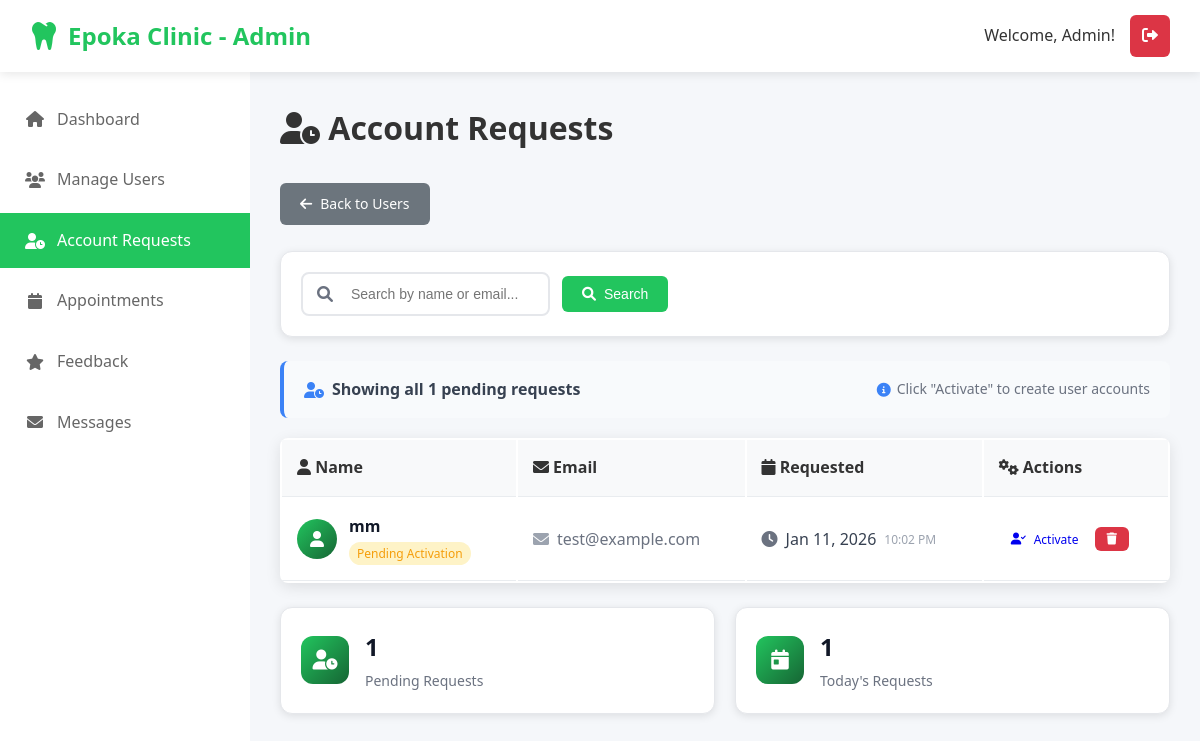
/admin/view_requests.php (signed in), run on the app's committed database.
### tables this page shows
CREATE TABLE `client_requests` (
  `id` int NOT NULL AUTO_INCREMENT,
  `name` varchar(100) NOT NULL,
  `email` varchar(100) NOT NULL,
  `created_at` timestamp NULL DEFAULT CURRENT_TIMESTAMP,
  PRIMARY KEY (`id`)
);

### admin/view_requests.php (the view, shortened to what this page needs)
<?php
require_once __DIR__ . '/../db.php';
$admin_id = $_SESSION['user_id'];
$stmt = mysqli_prepare($conn, "SELECT name FROM users WHERE id = ?");
mysqli_stmt_bind_param($stmt, 'i', $admin_id);
mysqli_stmt_execute($stmt);
mysqli_stmt_bind_result($stmt, $admin_name);
$search = isset($_GET['search']) ? trim($_GET['search']) : '';
$sql = "SELECT id, name, email, created_at FROM client_requests WHERE 1=1";
$sql .= " ORDER BY created_at DESC";
$stmt = mysqli_prepare($conn, $sql);
mysqli_stmt_execute($stmt);
$result = mysqli_stmt_get_result($stmt);
$requests = [];
while ($row = mysqli_fetch_assoc($result)) {
    $requests[] = $row;
}
?>
<!DOCTYPE html>
<html lang="en">
<head>
    <link rel="stylesheet" href="../styles.css">
    <link href="https://cdnjs.cloudflare.com/ajax/libs/font-awesome/6.0.0/css/all.min.css" rel="stylesheet">
</head>
<body>
    <div id="adminDashboard" class="page active">
        <nav class="navbar">
            <div class="nav-brand">
                <i class="fas fa-tooth"></i>
                <span>Epoka Clinic - Admin</span>
            </div>
            <div class="nav-user">
                <span>Welcome, <?= htmlspecialchars($admin_name) ?>!</span>
                <a href="../logout.php?token=<?php echo $_SESSION['token']; ?>" class="logout-btn">
                    <i class="fas fa-sign-out-alt"></i>
                </a>
            </div>
        </nav>
        <div class="dashboard-container">
            <aside class="sidebar">
                <ul class="sidebar-menu">
                    <li>
                        <a href="admin_dashboard.php">
                            <i class="fas fa-home"></i>
                            <span>Dashboard</span>
                        </a>
                    </li>
                    <li>
                        <a href="users.php">
                            <i class="fas fa-users"></i>
                            <span>Manage Users</span>
                        </a>
                    </li>
                    <li class="active">
                        <a href="view_requests.php">
                            <i class="fas fa-user-clock"></i>
                            <span>Account Requests</span>
                        </a>
                    </li>
                    <li>
                        <a href="appointments.php">
                            <i class="fas fa-calendar"></i>
                            <span>Appointments</span>
                        </a>
                    </li>
                    <li>
                        <a href="feedback.php">
                            <i class="fas fa-star"></i>
                            <span>Feedback</span>
                        </a>
                    </li>
                    <li>
                        <a href="messages.php">
                            <i class="fas fa-envelope"></i>
                            <span>Messages</span>
                        </a>
                    </li>
                </ul>
            </aside>
            <main class="main-content">
                <div class="content-section active">
                    <div class="page-header">
                        <h2>
                            <i class="fas fa-user-clock"></i>
                            Account Requests
                        </h2>
                        <a href="users.php" class="btn btn-secondary">
                            <i class="fas fa-arrow-left"></i> Back to Users
                        </a>
                    </div>
                    <br>
                    <div class="search-section">
                        <form method="GET" class="search-form">
                            <div class="search-group">
                                <div class="search-field">
                                    <i class="fas fa-search"></i>
                                    <input type="text" name="search" placeholder="Search by name or email..."
                                           value="<?= htmlspecialchars($search) ?>">
                                </div>
                                <button type="submit" class="btn btn-primary">
                                    <i class="fas fa-search"></i> Search
                                </button>
                            </div>
                        </form>
                    </div>
                    <div class="results-info">
                        <div class="results-count">
                            <i class="fas fa-user-clock"></i>
                            <?php if ($search): ?>
                                Found <?= count($requests) ?> request(s) matching "<?= htmlspecialchars($search) ?>"
                            <?php else: ?>
                                Showing all <?= count($requests) ?> pending requests
                            <?php endif; ?>
                        </div>
                        <?php if (count($requests) > 0): ?>
                            <div class="results-actions">
                                <span class="info-text">
                                    <i class="fas fa-info-circle"></i>
                                    Click "Activate" to create user accounts
                                </span>
                            </div>
                        <?php endif; ?>
                    </div>
                    <?php if (empty($requests)): ?>
                        <div class="no-results">
                            <div class="no-results-icon">
                                <i class="fas fa-user-clock"></i>
                            </div>
                            <h3>No account requests found</h3>
                            <p>
                                <?php if ($search): ?>
                                    No requests match your search criteria. Try adjusting your search terms.
                                <?php else: ?>
                                    There are currently no pending client account requests.
                                <?php endif; ?>
                            </p>
                            <?php if ($search): ?>
                                <a href="view_requests.php" class="btn btn-primary">
                                    <i class="fas fa-list"></i> View All Requests
                                </a>
                            <?php endif; ?>
                        </div>
                    <?php else: ?>
                        <div class="table-container">
                            <table class="data-table">
                                <thead>
                                    <tr>
                                        <th>
                                            <i class="fas fa-user"></i>
                                            Name
                                        </th>
                                        <th>
                                            <i class="fas fa-envelope"></i>
                                            Email
                                        </th>
                                        <th>
                                            <i class="fas fa-calendar"></i>
                                            Requested
                                        </th>
                                        <th>
                                            <i class="fas fa-cogs"></i>
                                            Actions
                                        </th>
                                    </tr>
                                </thead>
                                <tbody>
                                    <?php foreach ($requests as $request): ?>
                                        <tr>
                                            <td>
                                                <div class="user-info">
                                                    <div class="user-avatar">
                                                        <i class="fas fa-user"></i>
                                                    </div>
                                                    <div class="user-details">
                                                        <span class="user-name"><?= htmlspecialchars($request['name']) ?></span>
                                                        <span class="user-status">Pending Activation</span>
                                                    </div>
                                                </div>
                                            </td>
                                            <td>
                                                <div class="email-info">
                                                    <i class="fas fa-envelope"></i>
                                                    <?= htmlspecialchars($request['email']) ?>
                                                </div>
                                            </td>
                                            <td>
                                                <div class="date-info">
                                                    <i class="fas fa-clock"></i>
                                                    <span class="date-primary"><?= date('M j, Y', strtotime($request['created_at'])) ?></span>
                                                    <span class="date-secondary"><?= date('g:i A', strtotime($request['created_at'])) ?></span>
                                                </div>
                                            </td>
                                            <td>
                                                <div class="action-buttons">
                                                    <a href="user_form.php?request_id=<?= $request['id'] ?>"
                                                       class="btn btn-sm btn-success"
                                                       title="Activate Account">
                                                        <i class="fas fa-user-check"></i>
                                                        Activate
                                                    </a>
                                                    <a href="view_requests.php?delete=<?= $request['id'] ?><?= $search ? '&search=' . urlencode($search) : '' ?>"
                                                       class="btn btn-sm btn-danger"
                                                       title="Delete Request"
                                                       onclick="return confirm('Are you sure you want to delete this account request? This action cannot be undone.')">
                                                        <i class="fas fa-trash"></i>
                                                    </a>
                                                </div>
                                            </td>
                                        </tr>
                                    <?php endforeach; ?>
                                </tbody>
                            </table>
                        </div>
                        <div class="summary-stats">
                            <div class="stat-card">
                                <div class="stat-icon">
                                    <i class="fas fa-user-clock"></i>
                                </div>
                                <div class="stat-content">
                                    <span class="stat-number"><?= count($requests) ?></span>
                                    <span class="stat-label">Pending Requests</span>
                                </div>
                            </div>
                            <div class="stat-card">
                                <div class="stat-icon">
                                    <i class="fas fa-calendar-day"></i>
                                </div>
                                <div class="stat-content">
                                    <span class="stat-number">
                                        <?php
                                        $today_requests = array_filter($requests, function($r) {
                                            return date('Y-m-d', strtotime($r['created_at'])) === date('Y-m-d');
                                        });
                                        echo count($today_requests);
                                        ?>
                                    </span>
                                    <span class="stat-label">Today's Requests</span>
                                </div>
                            </div>
                        </div>
                    <?php endif; ?>
                </div>
            </main>
        </div>
    </div>
</body>
</html>

### data on the page
client_requests: name "mm", email "test@example.com", created_at "Jan 11, 2026", created_at "10:02 PM", created_at "1"

### other printed values
$admin_name "Admin"
count($requests) "1"
